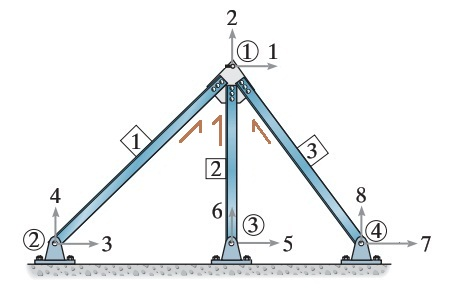
%> input picture PushoverLateralTruss02/PushoverLateralTruss02.jpg, 449 x 293 px
$ octave PushoverLateralTruss02Ldc.m   (GNU Octave 9; MATLAB toolbox functions it lacks are replaced by stand-ins)
%> lines starting %> are read from the running program, lines starting %| are printed output that depends on the picture
%% NOT FINISH
%***********************************************************%
%              >> IN THE NAME OF GOD <<                     %
% Pushover Analysis of 2nd Linear truss                     %
% subjected to constant axial and and lateral displacement  %
% Checking the analysis by Displacement - Large displecement%
%-----------------------------------------------------------%
%     This program is written by salar delavar ghashghaei   %
%          E-mail:salar.d.ghashghaei@gmail.com              %
%***********************************************************%
clear all;close all;clc
% Define Parameters in unit: mm,kN
P1=-10; % [kN]
P2=-50; % [kN]
D1=10;% [mm] Initial Displacement  [DOF (1)] Incremantal Displacement
D2=-.01;% [mm] Initial Displacement  [DOF (2)] Incremantal Displacement
D1max=150; % [mm] Maximum displacement [DOF (1)]
D2max=500; % [mm] Maximum displacement [DOF (2)]
XY1i=[250 500]; % [x y] Point 1 Coordinate
XY2i=[0 0]; % [x y] Point 2 Coordinate
XY3i=[260 0]; % [x y] Point 3 Coordinate
XY4i=[500 0]; % [x y] Point 4 Coordinate
A1 = (50)^2; % [mm^2]
A2 = (10)^2; % [mm^2]
A3 = (50)^2; % [mm^2]
E=200;% [N/mm^2] Modulus of elasticity
m = 1000; % number of calculation
itermax = 5000;% maximum number of iterations
tolerance = 1e-9; % specified tolerance for convergence
EA1 = E*A1; % [kN]
EA2 = E*A2; % [kN]
EA3 = E*A3; % [kN]
u = zeros(1,1);% initial guess value
%%% monitor cpu time
starttime = cputime;

%% Large Displacement Analysis [DOF(6)]
disp('########################################');
disp('# Large Displacement Analysis [DOF(1)] #');
disp('########################################');
% Gradually increase the applied displacement
for i=1:m
up=D1*i;
XY1=[XY1i(1)+up XY1i(2)+u(1)]; % [x y] Point 1 Coordinate
XY2=[XY2i(1) XY2i(2)]; % [x y] Point 2 Coordinate
XY3=[XY3i(1) XY3i(2)]; % [x y] Point 3 Coordinate
XY4=[XY4i(1) XY4i(2)]; % [x y] Point 4 Coordinate
L1 = ((XY1(1)-XY2(1))^2+(XY1(2)-XY2(2))^2)^.5; % [mm]
L2 = ((XY1(1)-XY3(1))^2+(XY1(2)-XY3(2))^2)^.5; % [mm]
L3 = ((XY1(1)-XY4(1))^2+(XY1(2)-XY4(2))^2)^.5; % [mm]
lanX1=(XY2(1)-XY1(1))/L1;lanY1=(XY2(2)-XY1(2))/L1;
lanX2=(XY3(1)-XY1(1))/L2;lanY2=(XY3(2)-XY1(2))/L2;
lanX3=(XY4(1)-XY1(1))/L3;lanY3=(XY4(2)-XY1(2))/L3;
G1=EA1/L1;
G2=EA2/L2;
G3=EA2/L3;
% initial assemble global K matrix
%% NOT DONE
        %  1    2
Kp = [G1*lanX1^2+G2*lanX2^2+G3*lanX3^2 G1*lanX1*lanY1+G2*lanX2*lanY2+G3*lanX3*lanY3;
      G1*lanX1*lanY1+G2*lanX2*lanY2+G3*lanX3*lanY3 G1*lanY1^2+G2*lanY2^2+G3*lanY3^2];
Fii=Kp(:,2)*up;
Kini = [G1*lanX1^2+G2*lanX2^2+G3*lanX3^2];
% Define the applied load
Fi = [P1;P2];
F=Fi-Fii;F=[F(1,1)];
        it = 0; % initialize iteration count
        residual = 100; % initialize residual
      while (residual > tolerance)
XY1=[XY1i(1)+up XY1i(2)+u(1)]; % [x y] Point 1 Coordinate
XY2=[XY2i(1) XY2i(2)]; % [x y] Point 2 Coordinate
XY3=[XY3i(1) XY3i(2)]; % [x y] Point 3 Coordinate
XY4=[XY4i(1) XY4i(2)]; % [x y] Point 4 Coordinate
L1 = ((XY1(1)-XY2(1))^2+(XY1(2)-XY2(2))^2)^.5; % [mm]
L2 = ((XY1(1)-XY3(1))^2+(XY1(2)-XY3(2))^2)^.5; % [mm]
L3 = ((XY1(1)-XY4(1))^2+(XY1(2)-XY4(2))^2)^.5; % [mm]
lanX1=(XY2(1)-XY1(1))/L1;lanY1=(XY2(2)-XY1(2))/L1;
lanX2=(XY3(1)-XY1(1))/L2;lanY2=(XY3(2)-XY1(2))/L2;
lanX3=(XY4(1)-XY1(1))/L3;lanY3=(XY4(2)-XY1(2))/L3;
G1=EA1/L1;
G2=EA2/L2;
G3=EA2/L3;
% initial assemble global K matrix
        %  1    2
   K = [G1*lanX1^2+G2*lanX2^2+G3*lanX3^2];
        f=K*u-F;
        %calculate du1 & du2
        du = Kini^-1 *(-f);
        %Calculate the residual (internal-external force deviation)
        residual = max(abs(du)); % evaluate residual
        it = it + 1; % increment iteration count
        if it == itermax
          fprintf('(-)For increment %1.0f trail iteration reached to Ultimate %1.0f\n',i,it)
             disp('    ## The solution for this step is not converged ##')
            break
        end
        u = u+du; % update u
      end
              % iteration control
              if it < itermax
              fprintf('(+)Increment %1.0f : It is converged in %1.0f iterations\n',i,it)
              end
lanX1N1(i)=lanX1;lanY1N1(i)=lanY1;
lanX2N1(i)=lanX2;lanY2N1(i)=lanY2;
lanX3N1(i)=lanX3;lanY3N1(i)=lanY3;
%% Force and Dispalcement for each increment
% Internal element force
         % Displacement Transformation Matrix
        T1 = [lanX1 lanY1 0 0;
              0 0 lanX1 lanX1];
        % Stiffness Matrix for each element
        Kele1 = [G1 -G1;
                -G1 G1];
        Fele1 = T1'*Kele1*T1*[0;0;up;u(1)];
        Fele1i1(i) = G1*[-lanX1 -lanY1 lanX1 lanY1]*[0;0;up;u(1)];% Internal Force of element 1
        % Displacement Transformation Matrix
        T2 = [lanX2 lanY2 0 0;
              0 0 lanX2 lanY2];
        Kele2 = [G2 -G2;
                -G2 G2];
        Fele2 = T2'*Kele2*T2*[0;0;up;u(1)];
        Fele2i1(i) = G2*[-lanX2 -lanY2 lanX2 lanY2]*[0;0;up;u(1)];% Internal Force of element 2
        % Displacement Transformation Matrix
        T3 = [lanX3 lanY3 0 0;
              0 0 lanX3 lanY3];
        Kele3 = [G3 -G3;
                -G3 G3];
        Fele3 = T3'*Kele3*T3*[0;0;up;u(1)];
        Fele3i1(i) = G3*[-lanX3 -lanY3 lanX3 lanY3]*[0;0;up;u(1)];% Internal Force of element 3
% Force and Dispalcement for each increment
    U1N(i) = up;
    U2N(i) = u(1);
    INT_N_f1(i) = Fele1(1);% Interal force of element 1
    INT_N_f2(i) = Fele2(1);% Interal force of element 2
    INT_N_f3(i) = Fele3(1);% Interal force of element 3
    TBSN1(i)=-[INT_N_f1(i)+INT_N_f2(i)+INT_N_f3(i)]; % Total Base Shear
    if abs(up) >= D1max;disp('      ## Displacement at [DOF (1)] reached to Ultimate Displacement ##');break;end
end
Do1=[U1N'];Fo1=[TBSN1'];
disp('= Large Displacement Analysis [DOF(1)] =');
disp(' X-displacement(D1)   Y-displacement(D2)');
disp('----------------------------------------')
disp([U1N' U2N'])
disp('+=================================================+');
disp('  Axial Load(f1)   Axial Load(f2))   Axial Load(f3)');
disp('---------------------------------------------------');
disp([INT_N_f1' INT_N_f2' INT_N_f3']);
disp('+======================================+');
disp('  Y-displacement(D1)   Base Reaction ');
disp('----------------------------------------');
disp([U1N' TBSN1']);
%% SAP2000 Analysis
sapx=[0
20.005083
40.833751
61.690781
82.512955
103.299041
124.052471
144.776603
165.474413
186.148534
206.801308];
sapy=-[0
730.292
1491.402
2254.402
3016.945
3778.98
4540.63
5302.013
6063.234
6824.387
7585.556];
%% Large Displacement Analysis [DOF(5)]
disp('########################################');
disp('# Large Displacement Analysis [DOF(2)] #');
disp('########################################');
u = zeros(1,1);% initial guess value
% Gradually increase the applied displacement
for i=1:m
up=D2*i;
XY1=[XY1i(1)+u(1) XY1i(2)+up]; % [x y] Point 1 Coordinate
XY2=[XY2i(1) XY2i(2)]; % [x y] Point 2 Coordinate
XY3=[XY3i(1) XY3i(2)]; % [x y] Point 3 Coordinate
XY4=[XY4i(1) XY4i(2)]; % [x y] Point 4 Coordinate
L1 = ((XY1(1)-XY2(1))^2+(XY1(2)-XY2(2))^2)^.5; % [mm]
L2 = ((XY1(1)-XY3(1))^2+(XY1(2)-XY3(2))^2)^.5; % [mm]
L3 = ((XY1(1)-XY4(1))^2+(XY1(2)-XY4(2))^2)^.5; % [mm]
lanX1=(XY2(1)-XY1(1))/L1;lanY1=(XY2(2)-XY1(2))/L1;
lanX2=(XY3(1)-XY1(1))/L2;lanY2=(XY3(2)-XY1(2))/L2;
lanX3=(XY4(1)-XY1(1))/L3;lanY3=(XY4(2)-XY1(2))/L3;
G1=EA1/L1;
G2=EA2/L2;
G3=EA2/L3;
% initial assemble global K matrix
        %  1    2
Kp = [G1*lanX1^2+G2*lanX2^2+G3*lanX3^2 G1*lanX1*lanY1+G2*lanX2*lanY2+G3*lanX3*lanY3;
      G1*lanX1*lanY1+G2*lanX2*lanY2+G3*lanX3*lanY3 G1*lanY1^2+G2*lanY2^2+G3*lanY3^2];
Fii=Kp(:,1)*up;
Kini = [G1*lanY1^2+G2*lanY2^2+G3*lanY3^2];
% Define the applied load
Fi = [P1;P2];
F=Fi-Fii;F=[F(2,1)];
        it = 0; % initialize iteration count
        residual = 100; % initialize residual
      while (residual > tolerance)
XY1=[XY1i(1)+u(1) XY1i(2)+up]; % [x y] Point 1 Coordinate
XY2=[XY2i(1) XY2i(2)]; % [x y] Point 2 Coordinate
XY3=[XY3i(1) XY3i(2)]; % [x y] Point 3 Coordinate
XY4=[XY4i(1) XY4i(2)]; % [x y] Point 4 Coordinate
L1 = ((XY1(1)-XY2(1))^2+(XY1(2)-XY2(2))^2)^.5; % [mm]
L2 = ((XY1(1)-XY3(1))^2+(XY1(2)-XY3(2))^2)^.5; % [mm]
L3 = ((XY1(1)-XY4(1))^2+(XY1(2)-XY4(2))^2)^.5; % [mm]
lanX1=(XY2(1)-XY1(1))/L1;lanY1=(XY2(2)-XY1(2))/L1;
lanX2=(XY3(1)-XY1(1))/L2;lanY2=(XY3(2)-XY1(2))/L2;
lanX3=(XY4(1)-XY1(1))/L3;lanY3=(XY4(2)-XY1(2))/L3;
G1=EA1/L1;
G2=EA2/L2;
G3=EA2/L3;
% initial assemble global K matrix
        %  1    2
   K = [G1*lanY1^2+G2*lanY2^2+G3*lanY3^2];
        f=K*u-F;
        %calculate du1 & du2
        du = Kini^-1 *(-f);
        %Calculate the residual (internal-external force deviation)
        residual = max(abs(du)); % evaluate residual
        it = it + 1; % increment iteration count
        if it == itermax
          fprintf('(-)For increment %1.0f trail iteration reached to Ultimate %1.0f\n',i,it)
             disp('    ## The solution for this step is not converged ##')
            break
        end
        u = u+du; % update u
      end
              % iteration control
              if it < itermax
              fprintf('(+)Increment %1.0f : It is converged in %1.0f iterations\n',i,it)
              end
lanX1L1(i)=lanX1;lanY1L1(i)=lanY1;
lanX2L1(i)=lanX2;lanY2L1(i)=lanY2;
lanX3L1(i)=lanX3;lanY3L1(i)=lanY3;
%% Force and Dispalcement for each increment
% Internal element force
         % Displacement Transformation Matrix
        T1 = [lanX1 lanY1 0 0;
              0 0 lanX1 lanY1];
        % Stiffness Matrix for each element
        Kele1 = [G1 -G1;
                -G1 G1];
        Fele1 = T1'*Kele1*T1*[0;0;u(1);up];
        Fele1i2(i) = G1*[-lanX1 -lanY1 lanX1 lanY1]*[0;0;u(1);up];% Internal Force of element 1
        % Displacement Transformation Matrix
        T2 = [lanX2 lanY2 0 0;
              0 0 lanX2 lanY2];
        Kele2 = [G2 -G2;
                -G2 G2];
        Fele2 = T2'*Kele2*T2*[0;0;u(1);up];
        Fele2i2(i) = G2*[-lanX2 -lanY2 lanX2 lanY2]*[0;0;u(1);up];% Internal Force of element 2
        % Displacement Transformation Matrix
        T3 = [lanX3 lanY3 0 0;
              0 0 lanX3 lanY3];
        Kele3 = [G3 -G3;
                -G3 G3];
        Fele3 = T3'*Kele3*T3*[0;0;u(1);up];
        Fele3i2(i) = G3*[-lanX3 -lanY3 lanX3 lanY3]*[0;0;u(1);up];% Internal Force of element 1
% Force and Dispalcement for each increment
    U1L(i) = u(1);
    U2L(i) = up;
    INT_L_f1(i) = Fele1(1);% Interal force of element 1
    INT_L_f2(i) = Fele2(1);% Interal force of element 2
    INT_L_f3(i) = Fele3(1);% Interal force of element 3
    TBSN2(i)=-[INT_L_f1(i)+INT_L_f2(i)+INT_L_f3(i)]; % Total Base Shear
end
Do2=[U2L'];Fo2=[TBSN2'];
disp('= Large Displacement Analysis [DOF(2)] =');
disp(' X-displacement(D1)   Y-displacement(D2)');
disp('----------------------------------------')
disp([U1L' U2L'])
disp('+=================================================+');
disp('  Axial Load(f1)   Axial Load(f2))   Axial Load(f3)');
disp('---------------------------------------------------');
disp([INT_L_f1' INT_L_f2' INT_L_f3']);
disp('+======================================+');
disp('  Y-displacement(D2)   Base Reaction ');
disp('----------------------------------------');
disp([U1L' TBSN2']);
disp('+======================================+');
%% imaging
figure(1)
IMAGE=imread('PushoverLateralTruss02.jpg');
%> IMAGE is the input picture: size 293x449x3 uint8; mean R, G, B 239.1, 241.1, 242.1
image(IMAGE);axis image;axis off;
figure(2)
p1=plot(lanX1N1,lanY1N1,'-.black',lanX2N1,lanY2N1,'-.blue');grid on;set(p1,'LineWidth',3);
legend('Angle of element 1','Angle of element 2','Location','NorthEastOutside');
xlabel('Angle of element during the incremental Loading [cos (a)] (rad)');ylabel('Angle of element during the incremental Loading [sin (a)] (rad)]');
title('[DOF(1)]: Angle of elements during the incremental displacement','color','b')
figure(3)
p1=plot(U1N,U2N,'oblack');grid on;set(p1,'LineWidth',3);
xlabel('Displacement-X (mm) [DOF(1)]');ylabel('Displacement-Y (mm) [DOF(2)]');
title('[DOF(1)]: Large Displacement Theory - Displacement-X and Y during the incremental displacement[DOF(6)]','color','b');
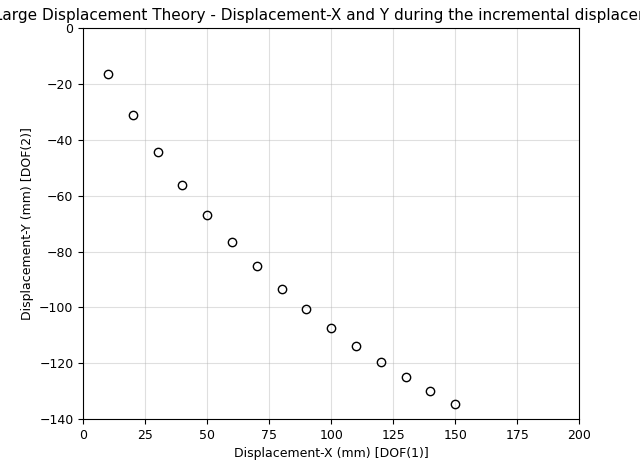
%> figure redrawn from the program's plot data; highest point at x = 10, y = -16.54
figure(4)
p1=plot(Do1,Fo1,'r--');grid on;set(p1,'LineWidth',3);
xlabel('Displacement (mm) [DOF(1)]');ylabel('Base Reaction (kN) [DOF(4)+[DOF(6)+[DOF(8)]');
title('Base Reaction-Displacement of truss during the incremental displacement[DOF(1)]','color','b');
legend('Analysis','SAP2000','Location','NorthEastOutside');
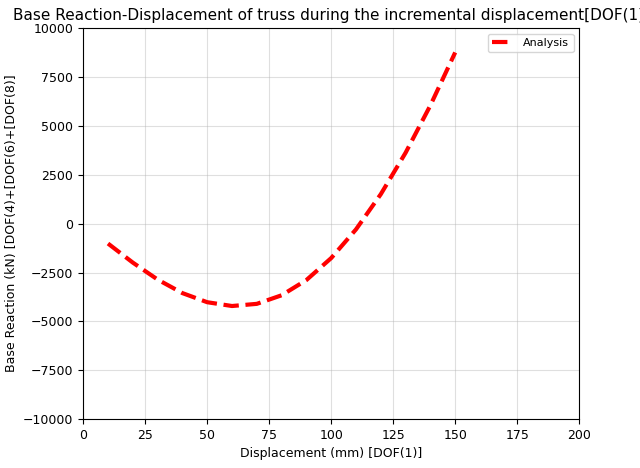
%> figure redrawn from the program's plot data; curve peaks at x = 150, y = 8749.5
figure(5)
p1=plot(Do1,Fele1i1,Do1,Fele2i1,'--',Do1,Fele3i1);grid on;set(p1,'LineWidth',3);
xlabel('Displacement (mm) [DOF(1)]');ylabel('Axial Load of element (kN)');
title('Element Axial Load-Displacement of truss during the incremental displacement [DOF(1)] (Positive=Tension) (Negative=Compression)','color','b');
legend('ele. 1','ele. 2','ele. 3','Location','NorthEastOutside');
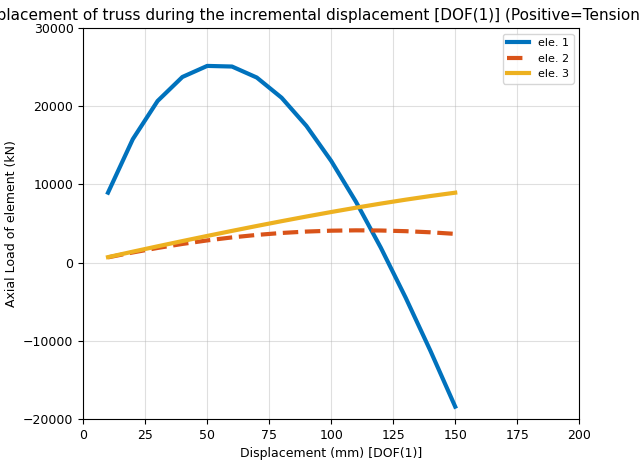
%> figure redrawn from the program's plot data; curve peaks at x = 50, y = 25154.3; curve peaks at x = 110, y = 4138.4; curve peaks at x = 150, y = 8951.2
figure(6)
p1=plot(lanX1L1,lanY1L1,'-.black',lanX2L1,lanY2L1,'-.blue');grid on;set(p1,'LineWidth',3);
legend('Angle of element 1','Angle of element 2','Location','NorthEastOutside');
xlabel('Angle of element during the incremental Loading [cos (a)] (rad)');
ylabel('Angle of element during the incremental Loading [sin (a)] (rad)]');
title('[DOF(2)]: Angle of elements during the incremental displacement','color','b')
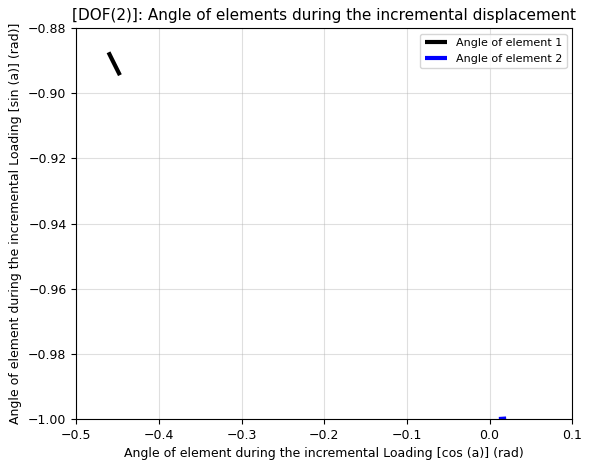
%> figure redrawn from the program's plot data
figure(7)
p1=plot(U1L,U2L,'oblack');grid on;set(p1,'LineWidth',3);
xlabel('Displacement-X (mm) [DOF(1)]');ylabel('Displacement-Y (mm) [DOF(2)]');
title('[DOF(2)]: Large Displacement Theory - Displacement-X and Y during the incremental displacement','color','b');
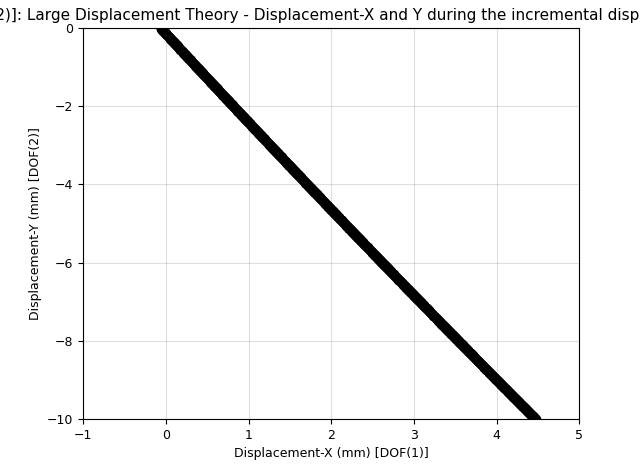
%> figure redrawn from the program's plot data; highest point at x = -0.0594, y = -0.01
figure(8)
p1=plot(Do2,Fo2);grid on;set(p1,'LineWidth',3);
xlabel('Displacement (mm) [DOF(2)]');ylabel('Base Reaction (kN) [DOF(4)+[DOF(6)+[DOF(8)]');
title('Base Reaction-Displacement of truss during the incremental displacement[DOF(2)]','color','b');
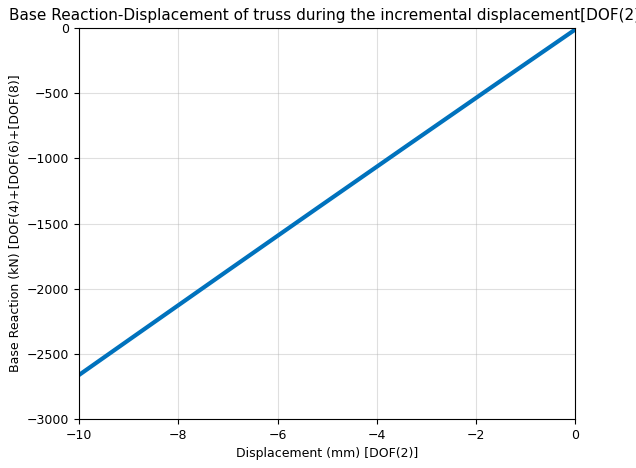
%> figure redrawn from the program's plot data
figure(9)
p1=plot(Do2,Fele1i2,Do2,Fele2i2,'--',Do2,Fele3i2);grid on;set(p1,'LineWidth',3);
xlabel('Displacement (mm) [DOF(1)]');ylabel('Axial Load of element (kN)');
title('Element Axial Load-Displacement of truss during the incremental displacement [DOF(1)]  (Positive=Tension) (Negative=Compression)','color','b');
legend('ele. 1','ele. 2','ele. 3','Location','NorthEastOutside');
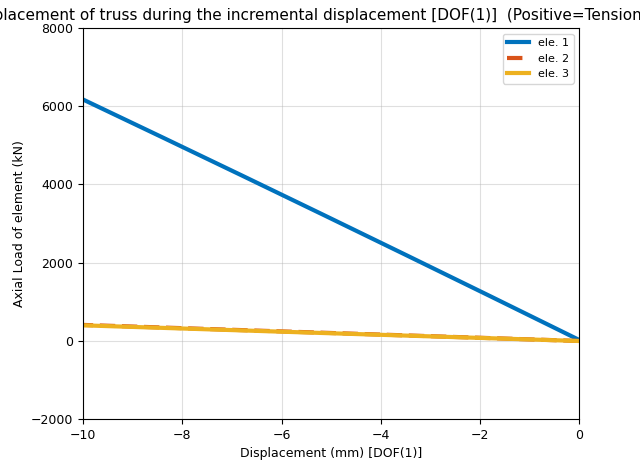
%> figure redrawn from the program's plot data
